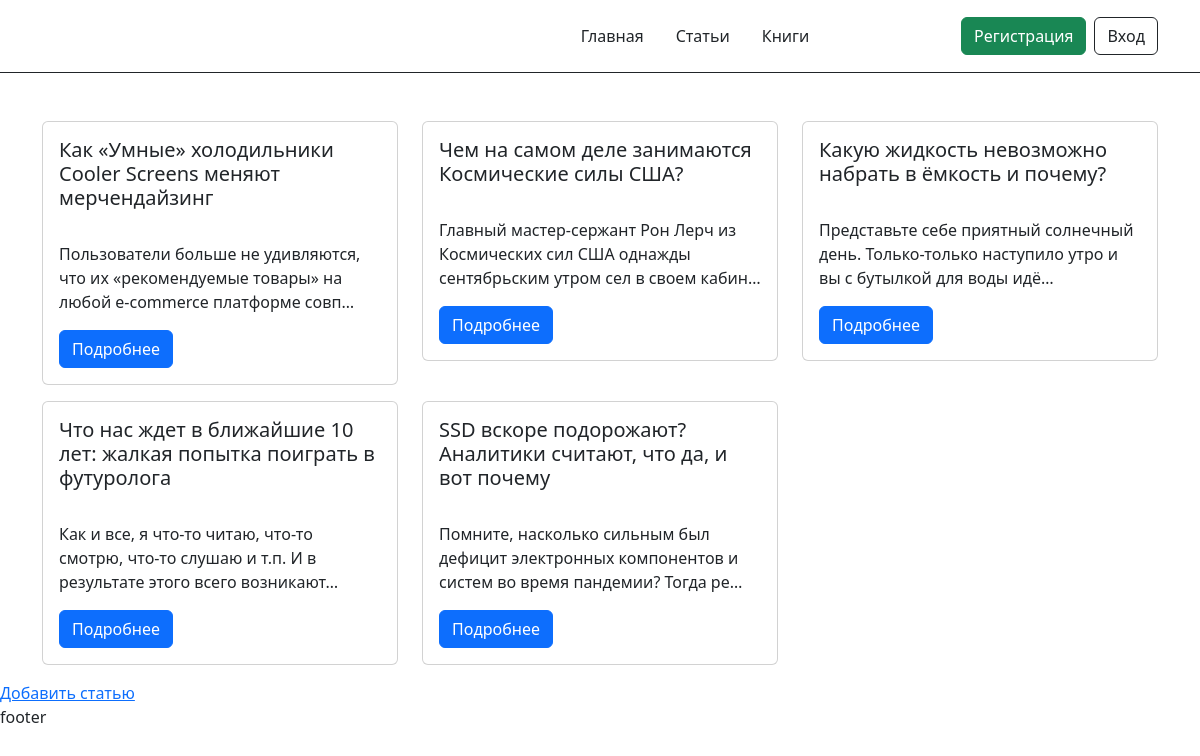
The page /articles/ on the database as committed earlier.
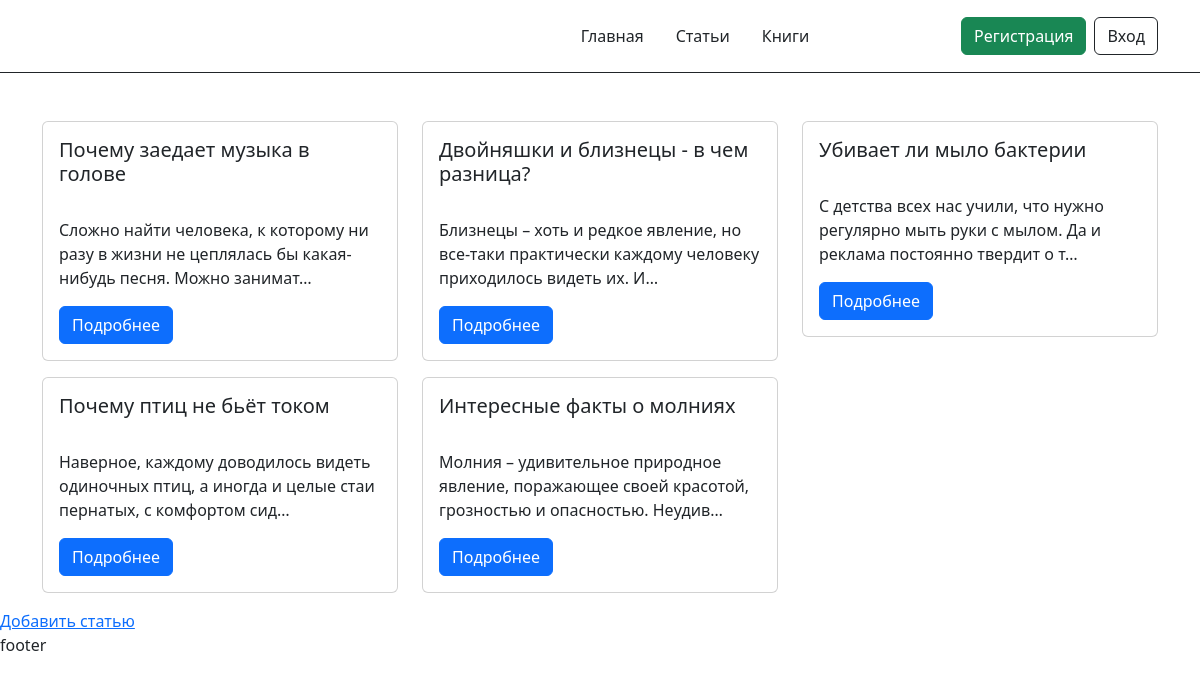
The same page on the database as committed later.
### classviewshome/models.py (models this page shows, shortened)
class Article(models.Model):
    title = models.CharField(max_length=100, verbose_name="Заголовок")
    text = models.TextField(verbose_name="Текст")

### classviewshome/views.py (the view)
# urls.py: path('articles/', ArticleListView.as_view(), name='article_list'),
class ArticleListView(ListView):
    model = Article  #  articles = Article.objects.all()

### classviewshome/templates/classviewshome/article_list.html (shortened to what this page needs)
{% extends "base.html" %}
{% block content %}
<div class="container">
    <div class="row">
        {% for article in article_list %}
          <div class="col-12 md-6 col-xl-4 col-xxl-3 mb-2 mb-md-3">
            <div class="card">
              <div class="card-body">
                <h5 class="card-title">{{ article.title }}</h5>
                <p class="card-text">{{ article.text|truncatechars:100 }}</p>
                <a href="{% url 'article_detail' article.pk %}" class="btn btn-primary">Подробнее</a>
              </div>
            </div>
          </div>
        {% endfor %}
        </div>
    </div>
<div><a href="{% url 'create_article' %}">Добавить статью</a></div>
{% endblock content %}

Rows that differ between the two databases and show on the page:
removed Article: title "Как «Умные» холодильники Cooler Screens меняют мерчендайзинг", text "Пользователи больше не удивляются, что их «рекомендуемые товары» на любой e-commerce платформе совп…"
removed Article: title "Чем на самом деле занимаются Космические силы США?", text "Главный мастер-сержант Рон Лерч из Космических сил США однажды сентябрьским утром сел в своем кабин…"
removed Article: title "Какую жидкость невозможно набрать в ёмкость и почему?", text "Представьте себе приятный солнечный день. Только-только наступило утро и вы с бутылкой для воды идё…"
removed Article: title "Что нас ждет в ближайшие 10 лет: жалкая попытка поиграть в футуролога", text "Как и все, я что-то читаю, что-то смотрю, что-то слушаю и т.п. И в результате этого всего возникают…"
removed Article: title "SSD вскоре подорожают? Аналитики считают, что да, и вот почему", text "Помните, насколько сильным был дефицит электронных компонентов и систем во время пандемии? Тогда ре…"
added Article: title "Почему заедает музыка в голове", text "Сложно найти человека, к которому ни разу в жизни не цеплялась бы какая-нибудь песня. Можно занимат…"
added Article: title "Двойняшки и близнецы - в чем разница?", text "Близнецы – хоть и редкое явление, но все-таки практически каждому человеку приходилось видеть их. И…"
added Article: title "Убивает ли мыло бактерии", text "С детства всех нас учили, что нужно регулярно мыть руки с мылом. Да и реклама постоянно твердит о т…"
added Article: title "Почему птиц не бьёт током", text "Наверное, каждому доводилось видеть одиночных птиц, а иногда и целые стаи пернатых, с комфортом сид…"
added Article: title "Интересные факты о молниях", text "Молния – удивительное природное явление, поражающее своей красотой, грозностью и опасностью. Неудив…"
